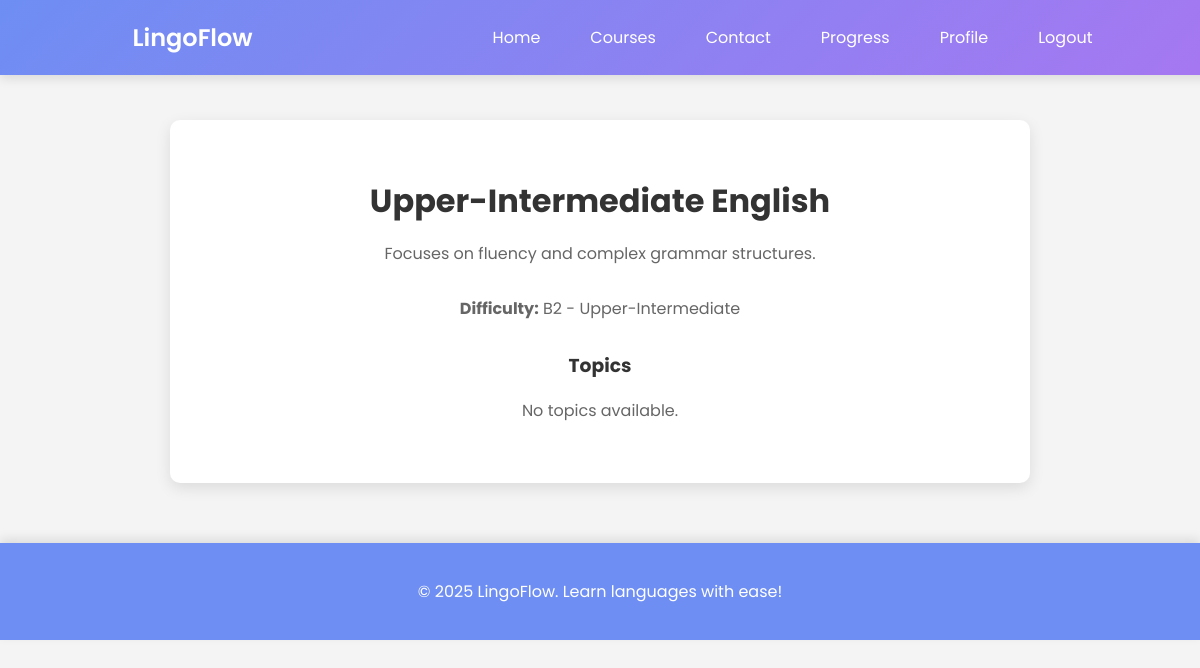
The page /courses/4/ (signed in) on the database its author committed.
### courses/models.py (models this page shows, shortened)
class Course(models.Model):
    LEVEL_CHOICES = [
        ('A1', 'A1 - Beginner'),
        ('A2', 'A2 - Elementary'),
        ('B1', 'B1 - Intermediate'),
        ('B2', 'B2 - Upper-Intermediate'),
        ('C1', 'C1 - Advanced'),
        ('C2', 'C2 - Proficient'),
    ]
    title = models.CharField(max_length=255, unique=True)
    description = models.TextField()
    difficulty = models.CharField(max_length=2, choices=LEVEL_CHOICES)
    created_at = models.DateTimeField(auto_now_add=True)
    class Meta:
        ordering = ["difficulty"]

### courses/views.py (the view)
# urls.py: path('<int:course_id>/', views.selected_course, name='selected_course'),
@login_required
def selected_course(request, course_id):
    course = Course.objects.prefetch_related("topics").filter(id=course_id).first()
    if not course:
        return render(request, "404.html", status=404)
    return render(request, "courses/selected_course.html", {"course": course})

### templates/courses/selected_course.html
{% extends 'base.html' %}
{% block content %}
<div class="courses-container">
    <h2>{{ course.title }}</h2>
    <p>{{ course.description }}</p>
    <p><strong>Difficulty:</strong> {{ course.get_difficulty_display }}</p>
    <h3>Topics</h3>
    <ul class="topic-list">
        {% for topic in course.topics.all %}
        <li>
            <h4>{{ topic.title }}</h4>
            <a href="{% url 'courses:selected_topic' topic.id %}" class="cta-button">View Topic</a>
        </li>
        {% empty %}
        <p>No topics available.</p>
        {% endfor %}
    </ul>
</div>
{% endblock %}

### account/static/css/styles.css (style rules this page uses)
body { font-family: 'Poppins', sans-serif; margin: 0; padding: 0; background-color: #f4f4f4; color: #333; }

### rows shown on the page
Course: title "Upper-Intermediate English", description "Focuses on fluency and complex grammar structures.", difficulty "B2 - Upper-Intermediate"
